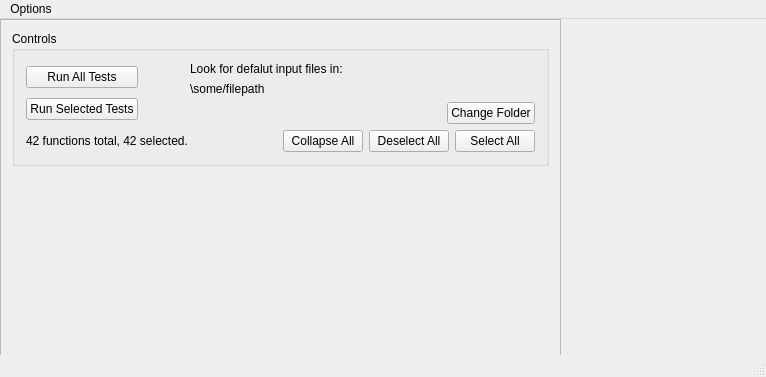
<?xml version="1.0" encoding="UTF-8"?>
<ui version="4.0">
 <class>MainWindow</class>
 <widget class="QMainWindow" name="MainWindow">
  <property name="geometry">
   <rect>
    <x>0</x>
    <y>0</y>
    <width>766</width>
    <height>377</height>
   </rect>
  </property>
  <property name="windowTitle">
   <string>COSMOS Convertlib Test</string>
  </property>
  <widget class="QWidget" name="centralWidget">
   <widget class="QScrollArea" name="scrollArea">
    <property name="geometry">
     <rect>
      <x>0</x>
      <y>0</y>
      <width>561</width>
      <height>351</height>
     </rect>
    </property>
    <property name="sizePolicy">
     <sizepolicy hsizetype="Expanding" vsizetype="Expanding">
      <horstretch>0</horstretch>
      <verstretch>200</verstretch>
     </sizepolicy>
    </property>
    <property name="widgetResizable">
     <bool>true</bool>
    </property>
    <widget class="QWidget" name="scrollAreaWidgetContents">
     <property name="geometry">
      <rect>
       <x>0</x>
       <y>0</y>
       <width>559</width>
       <height>349</height>
      </rect>
     </property>
     <layout class="QVBoxLayout" name="verticalLayout_3">
      <item>
       <widget class="QGroupBox" name="ControlPanel">
        <property name="enabled">
         <bool>true</bool>
        </property>
        <property name="sizePolicy">
         <sizepolicy hsizetype="Preferred" vsizetype="Maximum">
          <horstretch>0</horstretch>
          <verstretch>0</verstretch>
         </sizepolicy>
        </property>
        <property name="title">
         <string>Controls</string>
        </property>
        <layout class="QVBoxLayout" name="verticalLayout_4">
         <item>
          <layout class="QHBoxLayout" name="horizontalLayout_3">
           <item>
            <layout class="QVBoxLayout" name="verticalLayout">
             <item>
              <widget class="QPushButton" name="RunAll">
               <property name="text">
                <string>Run All Tests</string>
               </property>
              </widget>
             </item>
             <item>
              <widget class="QPushButton" name="RunSelected">
               <property name="text">
                <string>Run Selected Tests</string>
               </property>
              </widget>
             </item>
            </layout>
           </item>
           <item>
            <spacer name="horizontalSpacer_3">
             <property name="orientation">
              <enum>Qt::Horizontal</enum>
             </property>
             <property name="sizeType">
              <enum>QSizePolicy::Minimum</enum>
             </property>
             <property name="sizeHint" stdset="0">
              <size>
               <width>46</width>
               <height>20</height>
              </size>
             </property>
            </spacer>
           </item>
           <item>
            <layout class="QVBoxLayout" name="verticalLayout_2">
             <item>
              <widget class="QLabel" name="label">
               <property name="text">
                <string>Look for defalut input files in:</string>
               </property>
              </widget>
             </item>
             <item>
              <widget class="QLabel" name="fpLabel">
               <property name="text">
                <string>\some/filepath</string>
               </property>
              </widget>
             </item>
             <item>
              <layout class="QHBoxLayout" name="horizontalLayout_2">
               <item>
                <spacer name="horizontalSpacer_2">
                 <property name="orientation">
                  <enum>Qt::Horizontal</enum>
                 </property>
                 <property name="sizeHint" stdset="0">
                  <size>
                   <width>40</width>
                   <height>20</height>
                  </size>
                 </property>
                </spacer>
               </item>
               <item>
                <widget class="QPushButton" name="ChangeFolder">
                 <property name="text">
                  <string>Change Folder</string>
                 </property>
                </widget>
               </item>
              </layout>
             </item>
            </layout>
           </item>
          </layout>
         </item>
         <item>
          <layout class="QHBoxLayout" name="horizontalLayout">
           <item>
            <widget class="QLabel" name="testCounter">
             <property name="text">
              <string>42 functions total, 42 selected.</string>
             </property>
            </widget>
           </item>
           <item>
            <spacer name="horizontalSpacer">
             <property name="orientation">
              <enum>Qt::Horizontal</enum>
             </property>
             <property name="sizeType">
              <enum>QSizePolicy::Expanding</enum>
             </property>
             <property name="sizeHint" stdset="0">
              <size>
               <width>49</width>
               <height>20</height>
              </size>
             </property>
            </spacer>
           </item>
           <item>
            <widget class="QPushButton" name="CollapseAll">
             <property name="text">
              <string>Collapse All</string>
             </property>
            </widget>
           </item>
           <item>
            <widget class="QPushButton" name="DeselectAll">
             <property name="text">
              <string>Deselect All</string>
             </property>
            </widget>
           </item>
           <item>
            <widget class="QPushButton" name="SelectAll">
             <property name="text">
              <string>Select All</string>
             </property>
            </widget>
           </item>
          </layout>
         </item>
        </layout>
       </widget>
      </item>
      <item>
       <widget class="QFrame" name="frame">
        <property name="frameShape">
         <enum>QFrame::NoFrame</enum>
        </property>
        <property name="frameShadow">
         <enum>QFrame::Plain</enum>
        </property>
        <property name="lineWidth">
         <number>0</number>
        </property>
       </widget>
      </item>
      <item>
       <spacer name="verticalSpacer">
        <property name="orientation">
         <enum>Qt::Vertical</enum>
        </property>
        <property name="sizeType">
         <enum>QSizePolicy::MinimumExpanding</enum>
        </property>
        <property name="sizeHint" stdset="0">
         <size>
          <width>20</width>
          <height>0</height>
         </size>
        </property>
       </spacer>
      </item>
     </layout>
    </widget>
   </widget>
  </widget>
  <widget class="QMenuBar" name="menuBar">
   <property name="geometry">
    <rect>
     <x>0</x>
     <y>0</y>
     <width>766</width>
     <height>21</height>
    </rect>
   </property>
   <widget class="QMenu" name="menuOptions">
    <property name="title">
     <string>Options</string>
    </property>
    <addaction name="actionQuit"/>
   </widget>
   <addaction name="menuOptions"/>
  </widget>
  <widget class="QStatusBar" name="statusBar"/>
  <action name="actionQuit">
   <property name="text">
    <string>Quit</string>
   </property>
  </action>
 </widget>
 <layoutdefault spacing="6" margin="11"/>
 <resources/>
 <connections>
  <connection>
   <sender>actionQuit</sender>
   <signal>activated()</signal>
   <receiver>MainWindow</receiver>
   <slot>close()</slot>
   <hints>
    <hint type="sourcelabel">
     <x>-1</x>
     <y>-1</y>
    </hint>
    <hint type="destinationlabel">
     <x>199</x>
     <y>149</y>
    </hint>
   </hints>
  </connection>
 </connections>
</ui>
